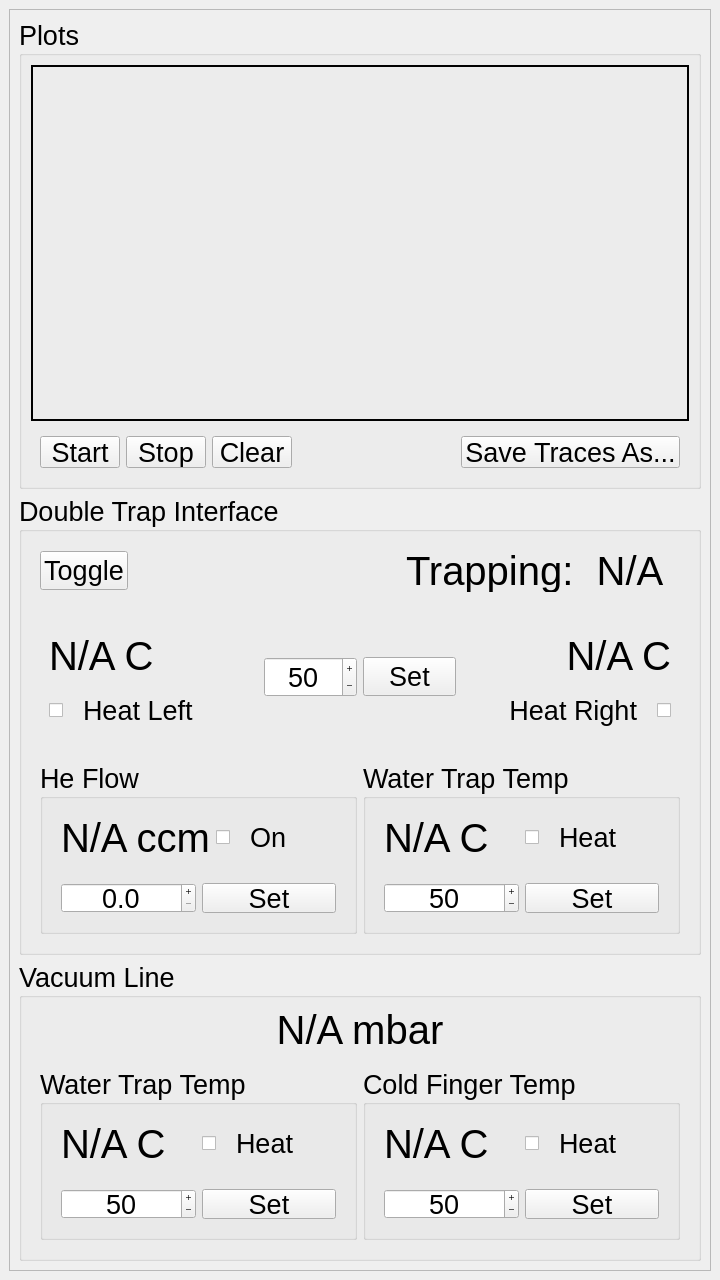
<?xml version="1.0" encoding="UTF-8"?>
<ui version="4.0">
 <class>MainWindow</class>
 <widget class="QMainWindow" name="MainWindow">
  <property name="geometry">
   <rect>
    <x>0</x>
    <y>0</y>
    <width>720</width>
    <height>1280</height>
   </rect>
  </property>
  <property name="minimumSize">
   <size>
    <width>720</width>
    <height>1280</height>
   </size>
  </property>
  <property name="maximumSize">
   <size>
    <width>720</width>
    <height>1280</height>
   </size>
  </property>
  <property name="windowTitle">
   <string>MainWindow</string>
  </property>
  <property name="autoFillBackground">
   <bool>false</bool>
  </property>
  <widget class="QWidget" name="centralwidget">
   <layout class="QHBoxLayout" name="horizontalLayout_4">
    <item>
     <widget class="QFrame" name="frame">
      <property name="frameShape">
       <enum>QFrame::StyledPanel</enum>
      </property>
      <property name="frameShadow">
       <enum>QFrame::Raised</enum>
      </property>
      <layout class="QVBoxLayout" name="verticalLayout">
       <item>
        <widget class="QGroupBox" name="groupBox_3">
         <property name="font">
          <font>
           <pointsize>20</pointsize>
          </font>
         </property>
         <property name="title">
          <string>Plots</string>
         </property>
         <layout class="QVBoxLayout" name="verticalLayout_2">
          <item>
           <widget class="QFrame" name="frame_3">
            <property name="frameShape">
             <enum>QFrame::WinPanel</enum>
            </property>
            <property name="frameShadow">
             <enum>QFrame::Plain</enum>
            </property>
            <property name="lineWidth">
             <number>1</number>
            </property>
            <property name="midLineWidth">
             <number>0</number>
            </property>
           </widget>
          </item>
          <item>
           <widget class="QFrame" name="frame_2">
            <property name="maximumSize">
             <size>
              <width>16777215</width>
              <height>50</height>
             </size>
            </property>
            <property name="frameShape">
             <enum>QFrame::NoFrame</enum>
            </property>
            <property name="frameShadow">
             <enum>QFrame::Raised</enum>
            </property>
            <layout class="QHBoxLayout" name="horizontalLayout">
             <item>
              <widget class="QPushButton" name="pushButton">
               <property name="text">
                <string>Start</string>
               </property>
              </widget>
             </item>
             <item>
              <widget class="QPushButton" name="pushButton_2">
               <property name="text">
                <string>Stop</string>
               </property>
              </widget>
             </item>
             <item>
              <widget class="QPushButton" name="pushButton_3">
               <property name="text">
                <string>Clear</string>
               </property>
              </widget>
             </item>
             <item>
              <spacer name="horizontalSpacer">
               <property name="orientation">
                <enum>Qt::Horizontal</enum>
               </property>
               <property name="sizeHint" stdset="0">
                <size>
                 <width>171</width>
                 <height>20</height>
                </size>
               </property>
              </spacer>
             </item>
             <item>
              <widget class="QPushButton" name="pushButton_4">
               <property name="text">
                <string>Save Traces As...</string>
               </property>
              </widget>
             </item>
            </layout>
           </widget>
          </item>
         </layout>
        </widget>
       </item>
       <item>
        <widget class="QGroupBox" name="groupBox_2">
         <property name="minimumSize">
          <size>
           <width>0</width>
           <height>460</height>
          </size>
         </property>
         <property name="maximumSize">
          <size>
           <width>16777215</width>
           <height>460</height>
          </size>
         </property>
         <property name="font">
          <font>
           <pointsize>20</pointsize>
          </font>
         </property>
         <property name="title">
          <string>Double Trap Interface</string>
         </property>
         <layout class="QVBoxLayout" name="verticalLayout_11">
          <item>
           <widget class="QFrame" name="frame_4">
            <property name="minimumSize">
             <size>
              <width>0</width>
              <height>0</height>
             </size>
            </property>
            <property name="maximumSize">
             <size>
              <width>16777215</width>
              <height>60</height>
             </size>
            </property>
            <property name="frameShape">
             <enum>QFrame::NoFrame</enum>
            </property>
            <property name="frameShadow">
             <enum>QFrame::Raised</enum>
            </property>
            <layout class="QHBoxLayout" name="horizontalLayout_26">
             <item>
              <widget class="QPushButton" name="pushButton_5">
               <property name="text">
                <string>Toggle</string>
               </property>
              </widget>
             </item>
             <item>
              <spacer name="horizontalSpacer_4">
               <property name="orientation">
                <enum>Qt::Horizontal</enum>
               </property>
               <property name="sizeHint" stdset="0">
                <size>
                 <width>272</width>
                 <height>20</height>
                </size>
               </property>
              </spacer>
             </item>
             <item>
              <widget class="QLabel" name="label_4">
               <property name="font">
                <font>
                 <pointsize>30</pointsize>
                </font>
               </property>
               <property name="text">
                <string>Trapping:</string>
               </property>
              </widget>
             </item>
             <item>
              <widget class="QLabel" name="label_5">
               <property name="minimumSize">
                <size>
                 <width>100</width>
                 <height>0</height>
                </size>
               </property>
               <property name="font">
                <font>
                 <pointsize>30</pointsize>
                </font>
               </property>
               <property name="text">
                <string>N/A</string>
               </property>
               <property name="alignment">
                <set>Qt::AlignCenter</set>
               </property>
              </widget>
             </item>
            </layout>
           </widget>
          </item>
          <item>
           <widget class="QFrame" name="frame_9">
            <property name="minimumSize">
             <size>
              <width>0</width>
              <height>0</height>
             </size>
            </property>
            <property name="maximumSize">
             <size>
              <width>16777215</width>
              <height>150</height>
             </size>
            </property>
            <property name="font">
             <font>
              <pointsize>20</pointsize>
             </font>
            </property>
            <layout class="QHBoxLayout" name="horizontalLayout_29">
             <item>
              <widget class="QFrame" name="frame_23">
               <property name="frameShape">
                <enum>QFrame::NoFrame</enum>
               </property>
               <property name="frameShadow">
                <enum>QFrame::Raised</enum>
               </property>
               <layout class="QVBoxLayout" name="verticalLayout_16">
                <item>
                 <widget class="QLabel" name="label_8">
                  <property name="font">
                   <font>
                    <pointsize>30</pointsize>
                    <italic>false</italic>
                    <bold>false</bold>
                    <strikeout>false</strikeout>
                   </font>
                  </property>
                  <property name="text">
                   <string>N/A C</string>
                  </property>
                  <property name="alignment">
                   <set>Qt::AlignLeading|Qt::AlignLeft|Qt::AlignVCenter</set>
                  </property>
                 </widget>
                </item>
                <item>
                 <widget class="QCheckBox" name="checkBox_6">
                  <property name="minimumSize">
                   <size>
                    <width>0</width>
                    <height>30</height>
                   </size>
                  </property>
                  <property name="text">
                   <string>  Heat Left</string>
                  </property>
                 </widget>
                </item>
               </layout>
              </widget>
             </item>
             <item>
              <widget class="QFrame" name="frame_32">
               <property name="frameShape">
                <enum>QFrame::NoFrame</enum>
               </property>
               <property name="frameShadow">
                <enum>QFrame::Raised</enum>
               </property>
               <layout class="QHBoxLayout" name="horizontalLayout_30">
                <item>
                 <widget class="QSpinBox" name="spinBox_4">
                  <property name="minimumSize">
                   <size>
                    <width>0</width>
                    <height>30</height>
                   </size>
                  </property>
                  <property name="frame">
                   <bool>true</bool>
                  </property>
                  <property name="alignment">
                   <set>Qt::AlignCenter</set>
                  </property>
                  <property name="buttonSymbols">
                   <enum>QAbstractSpinBox::PlusMinus</enum>
                  </property>
                  <property name="maximum">
                   <number>150</number>
                  </property>
                  <property name="singleStep">
                   <number>5</number>
                  </property>
                  <property name="value">
                   <number>50</number>
                  </property>
                 </widget>
                </item>
                <item>
                 <widget class="QPushButton" name="pushButton_4">
                  <property name="minimumSize">
                   <size>
                    <width>0</width>
                    <height>30</height>
                   </size>
                  </property>
                  <property name="text">
                   <string>Set</string>
                  </property>
                 </widget>
                </item>
               </layout>
              </widget>
             </item>
             <item>
              <widget class="QFrame" name="frame_33">
               <property name="frameShape">
                <enum>QFrame::NoFrame</enum>
               </property>
               <property name="frameShadow">
                <enum>QFrame::Raised</enum>
               </property>
               <layout class="QVBoxLayout" name="verticalLayout_18">
                <item>
                 <widget class="QLabel" name="label_9">
                  <property name="font">
                   <font>
                    <pointsize>30</pointsize>
                    <italic>false</italic>
                    <bold>false</bold>
                    <strikeout>false</strikeout>
                   </font>
                  </property>
                  <property name="layoutDirection">
                   <enum>Qt::LeftToRight</enum>
                  </property>
                  <property name="text">
                   <string>N/A C</string>
                  </property>
                  <property name="alignment">
                   <set>Qt::AlignRight|Qt::AlignTrailing|Qt::AlignVCenter</set>
                  </property>
                 </widget>
                </item>
                <item>
                 <widget class="QCheckBox" name="checkBox_7">
                  <property name="minimumSize">
                   <size>
                    <width>0</width>
                    <height>30</height>
                   </size>
                  </property>
                  <property name="layoutDirection">
                   <enum>Qt::RightToLeft</enum>
                  </property>
                  <property name="text">
                   <string>Heat Right  </string>
                  </property>
                 </widget>
                </item>
               </layout>
              </widget>
             </item>
            </layout>
           </widget>
          </item>
          <item>
           <widget class="QFrame" name="frame_17">
            <property name="minimumSize">
             <size>
              <width>0</width>
              <height>190</height>
             </size>
            </property>
            <property name="maximumSize">
             <size>
              <width>16777215</width>
              <height>190</height>
             </size>
            </property>
            <property name="frameShape">
             <enum>QFrame::NoFrame</enum>
            </property>
            <property name="frameShadow">
             <enum>QFrame::Raised</enum>
            </property>
            <layout class="QHBoxLayout" name="horizontalLayout_31">
             <item>
              <widget class="QGroupBox" name="groupBox_8">
               <property name="minimumSize">
                <size>
                 <width>0</width>
                 <height>150</height>
                </size>
               </property>
               <property name="font">
                <font>
                 <pointsize>20</pointsize>
                </font>
               </property>
               <property name="title">
                <string>He Flow</string>
               </property>
               <layout class="QVBoxLayout" name="verticalLayout_14">
                <item>
                 <widget class="QFrame" name="frame_35">
                  <property name="frameShape">
                   <enum>QFrame::NoFrame</enum>
                  </property>
                  <property name="frameShadow">
                   <enum>QFrame::Raised</enum>
                  </property>
                  <layout class="QHBoxLayout" name="horizontalLayout_32">
                   <item>
                    <widget class="QLabel" name="label_6">
                     <property name="font">
                      <font>
                       <pointsize>30</pointsize>
                      </font>
                     </property>
                     <property name="text">
                      <string>N/A ccm</string>
                     </property>
                    </widget>
                   </item>
                   <item>
                    <widget class="QCheckBox" name="checkBox_4">
                     <property name="text">
                      <string>  On</string>
                     </property>
                    </widget>
                   </item>
                  </layout>
                 </widget>
                </item>
                <item>
                 <widget class="QFrame" name="frame_21">
                  <property name="maximumSize">
                   <size>
                    <width>16777215</width>
                    <height>50</height>
                   </size>
                  </property>
                  <property name="frameShape">
                   <enum>QFrame::NoFrame</enum>
                  </property>
                  <property name="frameShadow">
                   <enum>QFrame::Raised</enum>
                  </property>
                  <layout class="QHBoxLayout" name="horizontalLayout_28">
                   <item>
                    <widget class="QDoubleSpinBox" name="doubleSpinBox_4">
                     <property name="minimumSize">
                      <size>
                       <width>0</width>
                       <height>30</height>
                      </size>
                     </property>
                     <property name="frame">
                      <bool>true</bool>
                     </property>
                     <property name="alignment">
                      <set>Qt::AlignCenter</set>
                     </property>
                     <property name="buttonSymbols">
                      <enum>QAbstractSpinBox::PlusMinus</enum>
                     </property>
                     <property name="decimals">
                      <number>1</number>
                     </property>
                     <property name="maximum">
                      <double>100.000000000000000</double>
                     </property>
                    </widget>
                   </item>
                   <item>
                    <widget class="QPushButton" name="pushButton_4">
                     <property name="minimumSize">
                      <size>
                       <width>0</width>
                       <height>30</height>
                      </size>
                     </property>
                     <property name="text">
                      <string>Set</string>
                     </property>
                    </widget>
                   </item>
                  </layout>
                 </widget>
                </item>
               </layout>
              </widget>
             </item>
             <item>
              <widget class="QGroupBox" name="groupBox_7">
               <property name="font">
                <font>
                 <pointsize>20</pointsize>
                </font>
               </property>
               <property name="title">
                <string>Water Trap Temp</string>
               </property>
               <layout class="QVBoxLayout" name="verticalLayout_12">
                <item>
                 <widget class="QFrame" name="frame_15">
                  <property name="frameShape">
                   <enum>QFrame::NoFrame</enum>
                  </property>
                  <property name="frameShadow">
                   <enum>QFrame::Raised</enum>
                  </property>
                  <layout class="QHBoxLayout" name="horizontalLayout_25">
                   <item>
                    <widget class="QLabel" name="label_3">
                     <property name="font">
                      <font>
                       <pointsize>30</pointsize>
                      </font>
                     </property>
                     <property name="text">
                      <string>N/A C</string>
                     </property>
                    </widget>
                   </item>
                   <item>
                    <widget class="QCheckBox" name="checkBox_3">
                     <property name="text">
                      <string>  Heat</string>
                     </property>
                    </widget>
                   </item>
                  </layout>
                 </widget>
                </item>
                <item>
                 <widget class="QFrame" name="frame_19">
                  <property name="maximumSize">
                   <size>
                    <width>16777215</width>
                    <height>50</height>
                   </size>
                  </property>
                  <property name="frameShape">
                   <enum>QFrame::NoFrame</enum>
                  </property>
                  <property name="frameShadow">
                   <enum>QFrame::Raised</enum>
                  </property>
                  <layout class="QHBoxLayout" name="horizontalLayout_27">
                   <item>
                    <widget class="QSpinBox" name="spinBox_3">
                     <property name="minimumSize">
                      <size>
                       <width>0</width>
                       <height>30</height>
                      </size>
                     </property>
                     <property name="frame">
                      <bool>true</bool>
                     </property>
                     <property name="alignment">
                      <set>Qt::AlignCenter</set>
                     </property>
                     <property name="buttonSymbols">
                      <enum>QAbstractSpinBox::PlusMinus</enum>
                     </property>
                     <property name="maximum">
                      <number>150</number>
                     </property>
                     <property name="singleStep">
                      <number>5</number>
                     </property>
                     <property name="value">
                      <number>50</number>
                     </property>
                    </widget>
                   </item>
                   <item>
                    <widget class="QPushButton" name="pushButton_3">
                     <property name="minimumSize">
                      <size>
                       <width>0</width>
                       <height>30</height>
                      </size>
                     </property>
                     <property name="text">
                      <string>Set</string>
                     </property>
                    </widget>
                   </item>
                  </layout>
                 </widget>
                </item>
               </layout>
              </widget>
             </item>
            </layout>
           </widget>
          </item>
         </layout>
        </widget>
       </item>
       <item>
        <widget class="QGroupBox" name="groupBox">
         <property name="maximumSize">
          <size>
           <width>15000</width>
           <height>300</height>
          </size>
         </property>
         <property name="font">
          <font>
           <pointsize>20</pointsize>
          </font>
         </property>
         <property name="title">
          <string>Vacuum Line</string>
         </property>
         <layout class="QVBoxLayout" name="verticalLayout_8">
          <item>
           <widget class="QLabel" name="label">
            <property name="font">
             <font>
              <pointsize>30</pointsize>
             </font>
            </property>
            <property name="text">
             <string>N/A mbar</string>
            </property>
            <property name="alignment">
             <set>Qt::AlignCenter</set>
            </property>
           </widget>
          </item>
          <item>
           <widget class="QFrame" name="frame_14">
            <property name="frameShape">
             <enum>QFrame::NoFrame</enum>
            </property>
            <property name="frameShadow">
             <enum>QFrame::Raised</enum>
            </property>
            <layout class="QHBoxLayout" name="horizontalLayout_2">
             <item>
              <widget class="QGroupBox" name="groupBox_10">
               <property name="font">
                <font>
                 <pointsize>20</pointsize>
                </font>
               </property>
               <property name="title">
                <string>Water Trap Temp</string>
               </property>
               <layout class="QVBoxLayout" name="verticalLayout_30">
                <item>
                 <widget class="QFrame" name="frame_36">
                  <property name="frameShape">
                   <enum>QFrame::NoFrame</enum>
                  </property>
                  <property name="frameShadow">
                   <enum>QFrame::Raised</enum>
                  </property>
                  <layout class="QHBoxLayout" name="horizontalLayout_33">
                   <item>
                    <widget class="QLabel" name="label_7">
                     <property name="font">
                      <font>
                       <pointsize>30</pointsize>
                      </font>
                     </property>
                     <property name="text">
                      <string>N/A C</string>
                     </property>
                    </widget>
                   </item>
                   <item>
                    <widget class="QCheckBox" name="checkBox_5">
                     <property name="text">
                      <string>  Heat</string>
                     </property>
                    </widget>
                   </item>
                  </layout>
                 </widget>
                </item>
                <item>
                 <widget class="QFrame" name="frame_37">
                  <property name="maximumSize">
                   <size>
                    <width>16777215</width>
                    <height>50</height>
                   </size>
                  </property>
                  <property name="frameShape">
                   <enum>QFrame::NoFrame</enum>
                  </property>
                  <property name="frameShadow">
                   <enum>QFrame::Raised</enum>
                  </property>
                  <layout class="QHBoxLayout" name="horizontalLayout_34">
                   <item>
                    <widget class="QSpinBox" name="spinBox_5">
                     <property name="minimumSize">
                      <size>
                       <width>0</width>
                       <height>30</height>
                      </size>
                     </property>
                     <property name="frame">
                      <bool>true</bool>
                     </property>
                     <property name="alignment">
                      <set>Qt::AlignCenter</set>
                     </property>
                     <property name="buttonSymbols">
                      <enum>QAbstractSpinBox::PlusMinus</enum>
                     </property>
                     <property name="maximum">
                      <number>150</number>
                     </property>
                     <property name="singleStep">
                      <number>5</number>
                     </property>
                     <property name="value">
                      <number>50</number>
                     </property>
                    </widget>
                   </item>
                   <item>
                    <widget class="QPushButton" name="pushButton_6">
                     <property name="minimumSize">
                      <size>
                       <width>0</width>
                       <height>30</height>
                      </size>
                     </property>
                     <property name="text">
                      <string>Set</string>
                     </property>
                    </widget>
                   </item>
                  </layout>
                 </widget>
                </item>
               </layout>
              </widget>
             </item>
             <item>
              <widget class="QGroupBox" name="groupBox_11">
               <property name="font">
                <font>
                 <pointsize>20</pointsize>
                </font>
               </property>
               <property name="title">
                <string>Cold Finger Temp</string>
               </property>
               <layout class="QVBoxLayout" name="verticalLayout_33">
                <item>
                 <widget class="QFrame" name="frame_38">
                  <property name="frameShape">
                   <enum>QFrame::NoFrame</enum>
                  </property>
                  <property name="frameShadow">
                   <enum>QFrame::Raised</enum>
                  </property>
                  <layout class="QHBoxLayout" name="horizontalLayout_35">
                   <item>
                    <widget class="QLabel" name="label_10">
                     <property name="font">
                      <font>
                       <pointsize>30</pointsize>
                      </font>
                     </property>
                     <property name="text">
                      <string>N/A C</string>
                     </property>
                    </widget>
                   </item>
                   <item>
                    <widget class="QCheckBox" name="checkBox_8">
                     <property name="text">
                      <string>  Heat</string>
                     </property>
                    </widget>
                   </item>
                  </layout>
                 </widget>
                </item>
                <item>
                 <widget class="QFrame" name="frame_39">
                  <property name="maximumSize">
                   <size>
                    <width>16777215</width>
                    <height>50</height>
                   </size>
                  </property>
                  <property name="frameShape">
                   <enum>QFrame::NoFrame</enum>
                  </property>
                  <property name="frameShadow">
                   <enum>QFrame::Raised</enum>
                  </property>
                  <layout class="QHBoxLayout" name="horizontalLayout_36">
                   <item>
                    <widget class="QSpinBox" name="spinBox_6">
                     <property name="minimumSize">
                      <size>
                       <width>0</width>
                       <height>30</height>
                      </size>
                     </property>
                     <property name="frame">
                      <bool>true</bool>
                     </property>
                     <property name="alignment">
                      <set>Qt::AlignCenter</set>
                     </property>
                     <property name="buttonSymbols">
                      <enum>QAbstractSpinBox::PlusMinus</enum>
                     </property>
                     <property name="maximum">
                      <number>150</number>
                     </property>
                     <property name="singleStep">
                      <number>5</number>
                     </property>
                     <property name="value">
                      <number>50</number>
                     </property>
                    </widget>
                   </item>
                   <item>
                    <widget class="QPushButton" name="pushButton_7">
                     <property name="minimumSize">
                      <size>
                       <width>0</width>
                       <height>30</height>
                      </size>
                     </property>
                     <property name="text">
                      <string>Set</string>
                     </property>
                    </widget>
                   </item>
                  </layout>
                 </widget>
                </item>
               </layout>
              </widget>
             </item>
            </layout>
           </widget>
          </item>
         </layout>
        </widget>
       </item>
      </layout>
     </widget>
    </item>
   </layout>
  </widget>
  <action name="actionEditMethod">
   <property name="text">
    <string>Method</string>
   </property>
  </action>
  <action name="actionStart">
   <property name="text">
    <string>Start Run</string>
   </property>
   <property name="shortcut">
    <string>Ctrl+Return</string>
   </property>
  </action>
  <action name="actionStop">
   <property name="text">
    <string>Stop Run</string>
   </property>
   <property name="shortcut">
    <string>Ctrl+Backspace</string>
   </property>
  </action>
  <action name="actionSaveMethod">
   <property name="text">
    <string>Method</string>
   </property>
  </action>
  <action name="actionSaveTraces">
   <property name="text">
    <string>Traces</string>
   </property>
  </action>
  <action name="actionSaveDialog">
   <property name="text">
    <string>Dialog</string>
   </property>
  </action>
  <action name="actionOpenMethod">
   <property name="text">
    <string>Method</string>
   </property>
  </action>
  <action name="actionOpenTraces">
   <property name="text">
    <string>Traces</string>
   </property>
  </action>
  <action name="actionOpenDialog">
   <property name="text">
    <string>Dialog</string>
   </property>
  </action>
  <action name="actionCCInitialize">
   <property name="text">
    <string>Initialize</string>
   </property>
   <property name="toolTip">
    <string>Initialize CryoCooler</string>
   </property>
  </action>
  <action name="actionCCShutDown">
   <property name="text">
    <string>Shut Down</string>
   </property>
   <property name="toolTip">
    <string>Shut Down CryoCooler</string>
   </property>
  </action>
  <action name="actionTriggerStart">
   <property name="text">
    <string>Start Run on Trigger</string>
   </property>
  </action>
  <action name="actionTriggerStop">
   <property name="text">
    <string>Stop Wait for Trigger</string>
   </property>
  </action>
  <action name="actionTriggerFile">
   <property name="text">
    <string>Choose Trigger File</string>
   </property>
  </action>
  <action name="actionMethodFolder">
   <property name="text">
    <string>Choose Methods Folder</string>
   </property>
  </action>
  <action name="actionSetCCSafetyChecks">
   <property name="text">
    <string>Set Safety Checks</string>
   </property>
  </action>
 </widget>
 <resources/>
 <connections/>
</ui>
